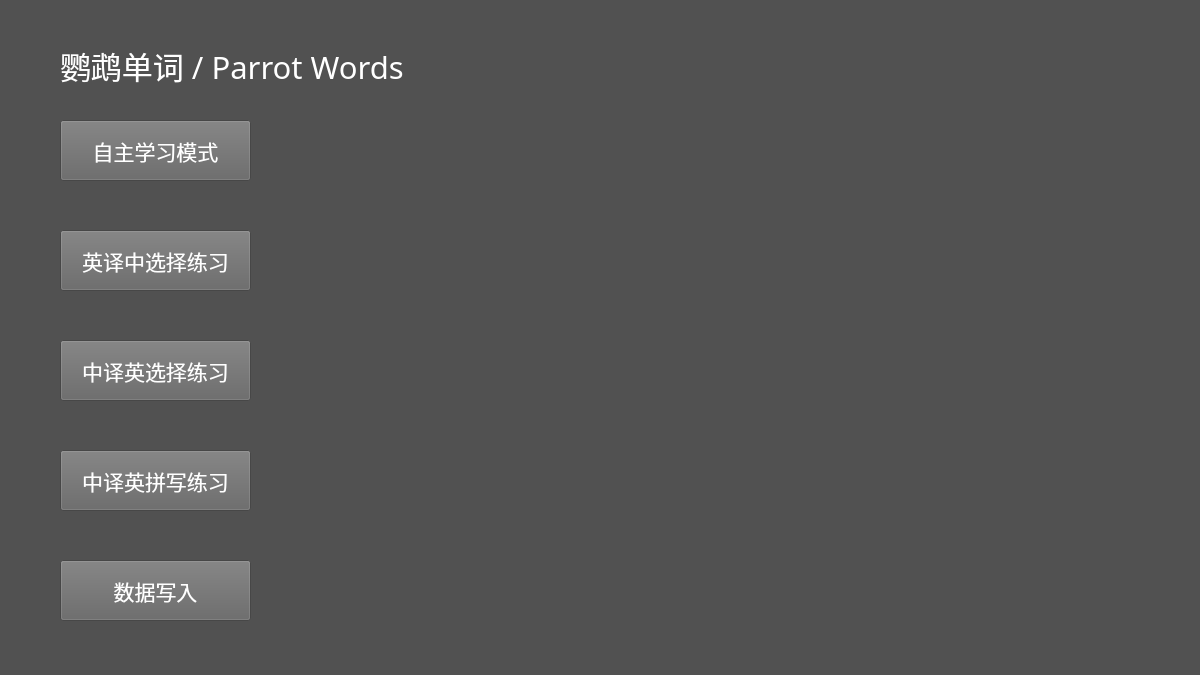
<?xml version="1.0" encoding="UTF-8"?>
<ui version="4.0">
 <class>Menu</class>
 <widget class="QFrame" name="Menu">
  <property name="geometry">
   <rect>
    <x>0</x>
    <y>0</y>
    <width>1200</width>
    <height>675</height>
   </rect>
  </property>
  <property name="windowTitle">
   <string>Frame</string>
  </property>
  <property name="styleSheet">
   <string notr="true">background-color: rgb(81, 81, 81);</string>
  </property>
  <widget class="QLabel" name="labelTitle">
   <property name="geometry">
    <rect>
     <x>60</x>
     <y>35</y>
     <width>471</width>
     <height>61</height>
    </rect>
   </property>
   <property name="font">
    <font>
     <family>等线</family>
     <pointsize>23</pointsize>
    </font>
   </property>
   <property name="styleSheet">
    <string notr="true">color: rgb(255, 255, 255);</string>
   </property>
   <property name="text">
    <string>鹦鹉单词 / Parrot Words</string>
   </property>
  </widget>
  <widget class="QPushButton" name="pushButtonDataInput">
   <property name="geometry">
    <rect>
     <x>60</x>
     <y>560</y>
     <width>191</width>
     <height>61</height>
    </rect>
   </property>
   <property name="font">
    <font>
     <family>等线</family>
     <pointsize>16</pointsize>
    </font>
   </property>
   <property name="styleSheet">
    <string notr="true">background-color: rgb(100, 100, 100);
color: rgb(255, 255, 255);</string>
   </property>
   <property name="text">
    <string>数据写入</string>
   </property>
  </widget>
  <widget class="QPushButton" name="pushButtonChooseEC">
   <property name="geometry">
    <rect>
     <x>60</x>
     <y>230</y>
     <width>191</width>
     <height>61</height>
    </rect>
   </property>
   <property name="font">
    <font>
     <family>等线</family>
     <pointsize>16</pointsize>
    </font>
   </property>
   <property name="styleSheet">
    <string notr="true">background-color: rgb(100, 100, 100);
color: rgb(255, 255, 255);</string>
   </property>
   <property name="text">
    <string>英译中选择练习</string>
   </property>
  </widget>
  <widget class="QPushButton" name="pushButtonChooseCE">
   <property name="geometry">
    <rect>
     <x>60</x>
     <y>340</y>
     <width>191</width>
     <height>61</height>
    </rect>
   </property>
   <property name="font">
    <font>
     <family>等线</family>
     <pointsize>16</pointsize>
    </font>
   </property>
   <property name="styleSheet">
    <string notr="true">background-color: rgb(100, 100, 100);
color: rgb(255, 255, 255);</string>
   </property>
   <property name="text">
    <string>中译英选择练习</string>
   </property>
  </widget>
  <widget class="QPushButton" name="pushButtonSpellCE">
   <property name="geometry">
    <rect>
     <x>60</x>
     <y>450</y>
     <width>191</width>
     <height>61</height>
    </rect>
   </property>
   <property name="font">
    <font>
     <family>等线</family>
     <pointsize>16</pointsize>
    </font>
   </property>
   <property name="styleSheet">
    <string notr="true">background-color: rgb(100, 100, 100);
color: rgb(255, 255, 255);</string>
   </property>
   <property name="text">
    <string>中译英拼写练习</string>
   </property>
  </widget>
  <widget class="QPushButton" name="pushButtonLearn">
   <property name="geometry">
    <rect>
     <x>60</x>
     <y>120</y>
     <width>191</width>
     <height>61</height>
    </rect>
   </property>
   <property name="font">
    <font>
     <family>等线</family>
     <pointsize>16</pointsize>
    </font>
   </property>
   <property name="styleSheet">
    <string notr="true">background-color: rgb(100, 100, 100);
color: rgb(255, 255, 255);</string>
   </property>
   <property name="text">
    <string>自主学习模式</string>
   </property>
  </widget>
 </widget>
 <resources/>
 <connections/>
</ui>
